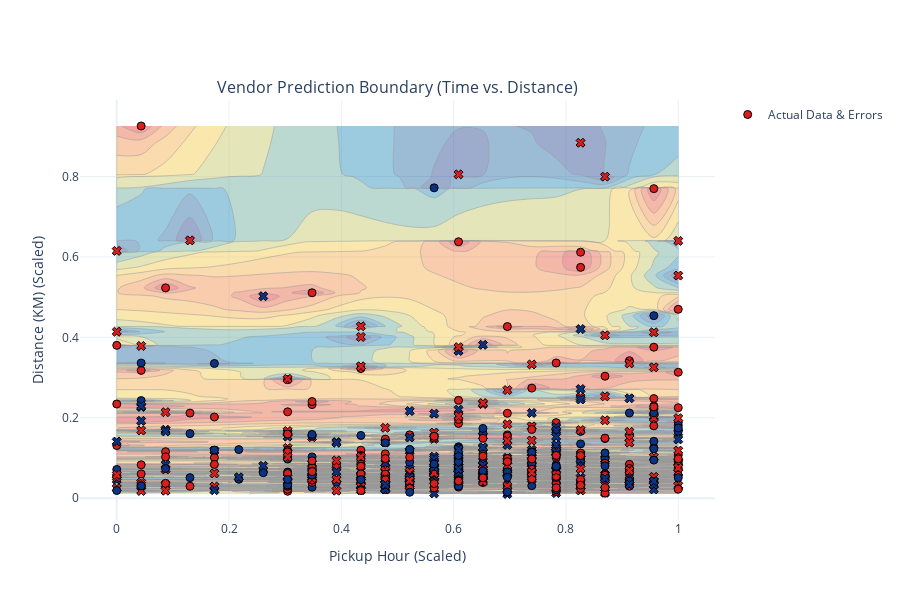

This figure's notebook cell:
### Code cell
# 5. Visualizations
from plotly.subplots import make_subplots
df_filtered_nor_sample = df_filtered_nor.sample(500, random_state=42) # Use random_state for reproducibility

X_val = df_filtered_nor_sample.drop(['vendor_id'], axis=1)
y_val = df_filtered_nor_sample['vendor_id']


def iscorrect(x):
    # 'x' means incorrect prediction (error)
    # 'circle' means correct prediction
    return "circle" if x else "x" 

iscorrectv = np.vectorize(iscorrect)
fig = make_subplots(rows=1, cols=1, 
                    # Set the title of the plot clearly
                    subplot_titles=[f"Vendor Prediction Boundary (Time vs. Distance)"]
                   )

# 1. Generate Predictions for the Decision Boundary
y_pred = model.predict(X_val)

# --- TRACE 1: DECISION BOUNDARY (CONTOUR PLOT) ---
fig.add_trace(go.Contour(
    # New X-Axis: Time of Day
    x=X_val['pickup_hour'],
    # New Y-Axis: Trip Length
    y=X_val['Distance_KM'],
    z=y_pred,
    showscale=False,
    opacity=0.40,
    colorscale='portland',
    name='Model Prediction'
), row=1, col=1)

# --- TRACE 2: ACTUAL DATA POINTS (SCATTER PLOT) ---
fig.add_trace(go.Scatter(
    x=X_val['pickup_hour'],
    y=X_val['Distance_KM'],
    mode='markers',
    marker_symbol=iscorrectv(y_val == y_pred),
    text=[f"Actual Vendor: {int(v)}, Error: {int(e)}" for v, e in zip(y_val, y_val != y_pred)],
    marker=dict(
        color=y_val,
        colorscale='portland',
        size=8,
        line=dict(width=1, color='Black') # Helps errors stand out
    ),
    name='Actual Data & Errors'
), row=1, col=1)

# Update layout for clarity
fig.update_layout(
    xaxis_title='Pickup Hour (Scaled)',
    yaxis_title='Distance (KM) (Scaled)',
    height=600,
    width=900,
    showlegend=True,
    template='plotly_white'
)

fig.show()

### Figure 1 — Plotly figure (JSON) as saved in the notebook; plotly's stock layout.template omitted (floating-point values rounded to 4 significant figures; data arrays with more than 128 entries replaced by an {"elided": "..."} marker saying what was removed)
{"data": [{"colorscale": [[0, "rgb(12,51,131)"], [0.25, "rgb(10,136,186)"], [0.5, "rgb(242,211,56)"], [0.75, "rgb(242,143,56)"], [1, "rgb(217,30,30)"]], "name": "Model Prediction", "opacity": 0.4, "showscale": false, "type": "contour", "x": {"elided": "500 float values"}, "xaxis": "x", "y": {"elided": "500 float values"}, "yaxis": "y", "z": {"elided": "500 int values"}}, {"marker": {"color": {"elided": "500 int values"}, "colorscale": [[0, "rgb(12,51,131)"], [0.25, "rgb(10,136,186)"], [0.5, "rgb(242,211,56)"], [0.75, "rgb(242,143,56)"], [1, "rgb(217,30,30)"]], "line": {"color": "Black", "width": 1}, "size": 8, "symbol": {"elided": "500 str values"}}, "mode": "markers", "name": "Actual Data & Errors", "text": {"elided": "500 str values"}, "type": "scatter", "x": {"elided": "500 float values"}, "xaxis": "x", "y": {"elided": "500 float values"}, "yaxis": "y"}], "layout": {"annotations": [{"font": {"size": 16}, "showarrow": false, "text": "Vendor Prediction Boundary (Time vs. Distance)", "x": 0.5, "xanchor": "center", "xref": "paper", "y": 1, "yanchor": "bottom", "yref": "paper"}], "height": 600, "showlegend": true, "width": 900, "xaxis": {"anchor": "y", "domain": [0, 1], "title": {"text": "Pickup Hour (Scaled)"}}, "yaxis": {"anchor": "x", "domain": [0, 1], "title": {"text": "Distance (KM) (Scaled)"}}}}
